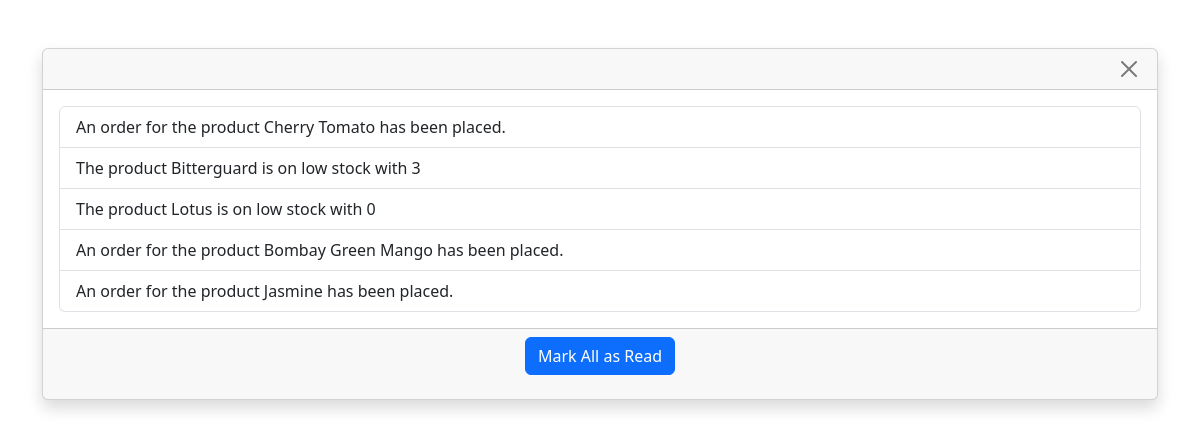
The app's page /show_notification/3 (signed in) with its own data.
### agriselect/models.py (models this page shows)
class Notification(models.Model):
    seller = models.ForeignKey(CustomUser, on_delete=models.CASCADE)
    message = models.TextField()
    read = models.BooleanField(default=False)
    created_at = models.DateTimeField(auto_now_add=True)

### agriselect/views.py (the view)
# urls.py: path('show_notification/<int:seller_id>',views.showNotification,name="show_notification"),
@login_required
def showNotification(request,seller_id):
    notifications=Notification.objects.filter(seller_id=seller_id)
    return render(request,"notification_list.html",{'notifications':notifications})

### template/notification_list.html (shortened to what this page needs)
<html>
    <head>
        <link href="https://cdn.jsdelivr.net/npm/bootstrap@5.3.2/dist/css/bootstrap.min.css" rel="stylesheet">
    </head>
{% block content %}
<div class="container mt-5">
    <div class="card shadow">
        <div class="card-header d-flex justify-content-end">
            <button type="button" class="btn-close" aria-label="Close" onclick="window.history.back();"></button>
        </div>
        <div class="card-body">
            <ul class="list-group">
                {% for notification in notifications %}
                <li class="list-group-item {% if notification.read %}read{% else %}unread{% endif %}">
                    {% if notification.read %}
                    <strong class="text-success">{{ notification.message }}</strong>
                    {% else %}
                    {{ notification.message }}
                    {% endif %}
                </li>
                {% empty %}
                <li class="list-group-item">No notifications to display.</li>
                {% endfor %}
            </ul>
        </div>
        <div class="card-footer text-center">
            <form method="post" action="{% url 'mark_notifications_as_read' %}">
                <button type="submit" class="btn btn-primary">Mark All as Read</button>
            </form>
        </div>
    </div>
</div>
{% endblock%}
</html>

### records on screen
Notification: message "An order for the product Cherry Tomato has been placed."
Notification: message "The product Bitterguard is on low stock with 3"
Notification: message "The product Lotus is on low stock with 0"
Notification: message "An order for the product Bombay Green Mango has been placed."
Notification: message "An order for the product Jasmine has been placed."
